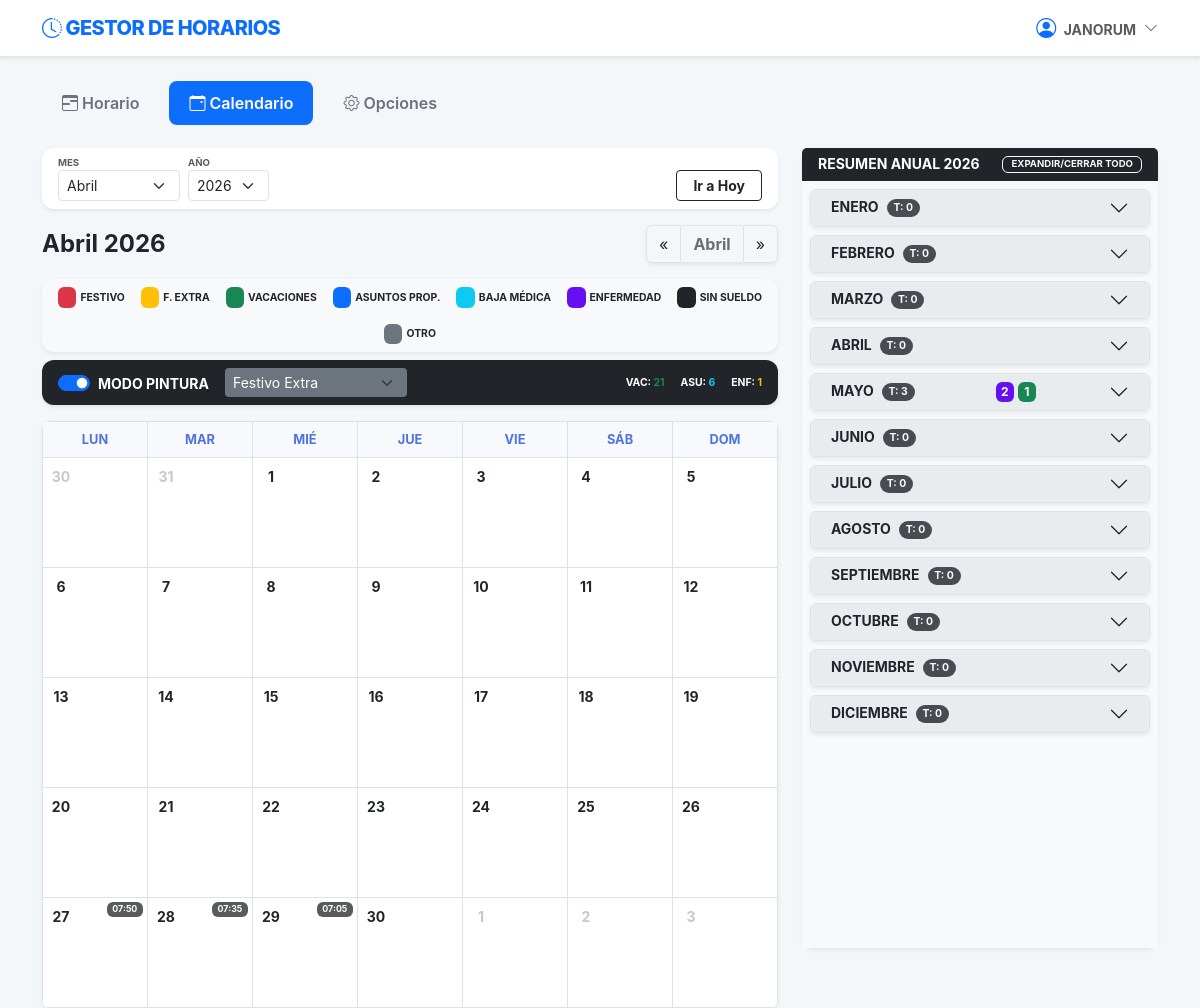
The app's page /calendario/?mes=4&año=2026 (signed in) with its own data.
### apps/opciones/models.py (models this page shows, shortened)
class SaldoDias(models.Model):
    usuario = models.ForeignKey(User, on_delete=models.CASCADE, related_name='saldos')
    anio = models.IntegerField(default=2026)
    vacaciones_libres_totales = models.IntegerField(default=4)
    vacaciones_bloques_totales = models.IntegerField(default=18)
    asuntos_propios_totales = models.IntegerField(default=6)
    enfermedad_sin_justificar_totales = models.IntegerField(default=3)
    vacaciones_libres_disfrutadas = models.IntegerField(default=0)
    vacaciones_bloques_disfrutadas = models.IntegerField(default=0)
    asuntos_disfrutados = models.IntegerField(default=0)
    enfermedad_sin_justificar_disfrutados = models.IntegerField(default=0)
    class Meta:
        unique_together = ['usuario', 'anio']
        verbose_name = "Saldo de Días"
        verbose_name_plural = "Saldos de Días"
    @property
    def vacaciones_totales(self):
        return self.vacaciones_libres_totales + self.vacaciones_bloques_totales
    @property
    def vacaciones_disfrutadas(self):
        return self.vacaciones_libres_disfrutadas + self.vacaciones_bloques_disfrutadas
    @property
    def vacaciones_restantes(self):
        return max(0, self.vacaciones_totales - self.vacaciones_disfrutadas)
    @property
    def asuntos_restantes(self):
        return max(0, self.asuntos_propios_totales - self.asuntos_disfrutados)
    @property
    def enfermedad_sin_justificar_restantes(self):
        return max(0, self.enfermedad_sin_justificar_totales - self.enfermedad_sin_justificar_disfrutados)

### apps/calendario/views.py (the view)
# urls.py: path('', views.CalendarioView.as_view(), name='ver_calendario'),
class CalendarioView(LoginRequiredMixin, View):
    template_name = 'calendario/calendario.html'
    def get(self, request, *args, **kwargs):
        hoy = date.today()
        try:
            año = int(request.GET.get('año', hoy.year))
            mes = int(request.GET.get('mes', hoy.month))
        except ValueError:
            año, mes = hoy.year, hoy.month
        if mes > 12:
            mes = 1
            año += 1
        elif mes < 1:
            mes = 12
            año -= 1
        datos = CalendarioService.obtener_mes(año, mes, request.user)
        nombres_meses = [
            "Enero", "Febrero", "Marzo", "Abril", "Mayo", "Junio",
            "Julio", "Agosto", "Septiembre", "Octubre", "Noviembre", "Diciembre"
        ]
        context = {
            'semanas': datos['semanas'],
            'resumen_anual': datos['resumen_anual'],
            'tipos_opciones': datos['tipos_opciones'],
            'saldo': datos['saldo'],  # Objeto con vacaciones_restantes y asuntos_restantes
            'nombre_mes': nombres_meses[mes-1],
            'año': año,
            'mes': mes,
            'range_años': range(hoy.year - 5, hoy.year + 6),
            'año_hoy': hoy.year,
            'mes_hoy': hoy.month,
            'usuario': request.user,
        }
        return render(request, self.template_name, context)

### apps/calendario/templates/calendario/calendario.html (shortened to what this page needs)
{% extends "base.html" %}
{% block content %}
<div class="row g-4">
    <div class="col-xl-8">
        <div class="card shadow-sm border-0 mb-3 bg-white">
            <div class="card-body py-2">
                <form method="GET" class="row g-2 align-items-center">
                    <div class="col-auto">
                        <label class="small fw-bold text-muted text-uppercase" style="font-size: 0.6rem; display: block;">Mes</label>
                        <select name="mes" class="form-select form-select-sm" onchange="this.form.submit()">
                            <option value="4" {% if mes == 4 %}selected{% endif %}>Abril</option>
                        </select>
                    </div>
                    <div class="col-auto">
                        <label class="small fw-bold text-muted text-uppercase" style="font-size: 0.6rem; display: block;">Año</label>
                        <select name="año" class="form-select form-select-sm" onchange="this.form.submit()">
                            {% for a in range_años %}
                                <option value="{{ a }}" {% if año == a %}selected{% endif %}>{{ a }}</option>
                            {% endfor %}
                        </select>
                    </div>
                    <div class="col-auto ms-auto align-self-end">
                        <a href="?mes={{ mes_hoy }}&año={{ año_hoy }}" class="btn btn-sm btn-outline-dark fw-bold px-3">Ir a Hoy</a>
                    </div>
                </form>
            </div>
        </div>
        <div class="d-flex justify-content-between align-items-center mb-3">
            <h4 class="fw-bold mb-0 text-dark">{{ nombre_mes }} {{ año }}</h4>
            <div class="btn-group shadow-sm">
                <a href="?mes={{ mes|add:'-1' }}&año={{ año }}" class="btn btn-white border">&laquo;</a>
                <button class="btn btn-white border fw-bold" disabled>{{ nombre_mes }}</button>
                <a href="?mes={{ mes|add:'1' }}&año={{ año }}" class="btn btn-white border">&raquo;</a>
            </div>
        </div>
        <div class="card shadow-sm border-0 mb-2 bg-light">
            <div class="card-body p-2 d-flex flex-wrap justify-content-center gap-3">
                <div class="d-flex align-items-center"><span class="badge FESTIVO me-1">&nbsp;</span> <small class="fw-bold" style="font-size: 0.65rem;">FESTIVO</small></div>
                <div class="d-flex align-items-center"><span class="badge FESTIVO_EXTRA me-1">&nbsp;</span> <small class="fw-bold" style="font-size: 0.65rem;">F. EXTRA</small></div>
                <div class="d-flex align-items-center"><span class="badge VACACIONES me-1">&nbsp;</span> <small class="fw-bold" style="font-size: 0.65rem;">VACACIONES</small></div>
                <div class="d-flex align-items-center"><span class="badge ASUNTOS_PROPIOS me-1">&nbsp;</span> <small class="fw-bold" style="font-size: 0.65rem;">ASUNTOS PROP.</small></div>
                <div class="d-flex align-items-center"><span class="badge BAJA me-1">&nbsp;</span> <small class="fw-bold" style="font-size: 0.65rem;">BAJA MÉDICA</small></div>
                <div class="d-flex align-items-center"><span class="badge ENFERMEDAD me-1">&nbsp;</span> <small class="fw-bold" style="font-size: 0.65rem;">ENFERMEDAD</small></div>
                <div class="d-flex align-items-center"><span class="badge SIN_SUELDO me-1">&nbsp;</span> <small class="fw-bold" style="font-size: 0.65rem;">SIN SUELDO</small></div>
                <div class="d-flex align-items-center"><span class="badge OTRO me-1">&nbsp;</span> <small class="fw-bold" style="font-size: 0.65rem;">OTRO</small></div>
            </div>
        </div>
        <div class="card shadow-sm border-0 mb-3 bg-dark text-white">
            <div class="card-body py-2 d-flex align-items-center justify-content-between">
                <div class="d-flex align-items-center gap-3">
                    <div class="form-check form-switch m-0">
                        <input class="form-check-input" type="checkbox" id="switchModoPintar" onchange="toggleModoPintar()" checked>
                        <label class="form-check-label small fw-bold text-uppercase" for="switchModoPintar">Modo Pintura</label>
                    </div>
                    <select id="pincelTipo" class="form-select form-select-sm bg-secondary text-white border-0" style="width: auto;" onchange="resetSeleccionBloque()">
                        {% for valor, etiqueta in tipos_opciones %}
                        <option value="{{ valor }}">{{ etiqueta }}</option>
                        {% endfor %}
                    </select>
                </div>
                <div class="small fw-bold text-uppercase d-flex gap-3" style="font-size: 0.65rem;">
                    <span>VAC: <span id="val-vac" class="text-success">{{ saldo.vacaciones_restantes }}</span></span>
                    <span>ASU: <span id="val-asu" class="text-info">{{ saldo.asuntos_restantes }}</span></span>
                    <span>ENF: <span id="val-enf" class="text-warning">{{ saldo.enfermedad_sin_justificar_restantes }}</span></span>
                </div>
            </div>
        </div>
        <div class="card shadow-sm border-0 rounded-3 overflow-hidden" id="contenedorCalendario">
            <table class="table table-bordered mb-0 text-center" style="table-layout: fixed; user-select: none;">
                <thead class="bg-light small fw-bold text-muted">
                    <tr>
                        <th>LUN</th><th>MAR</th><th>MIÉ</th><th>JUE</th><th>VIE</th><th>SÁB</th><th>DOM</th>
                    </tr>
                </thead>
                <tbody>
                    {% for semana in semanas %}
                    <tr style="height: 110px;">
                        {% for dia in semana %}
                        <td id="celda-{{ dia.fecha }}"
                            class="p-0 position-relative dia-calendario modo-pincel {{ dia.tipo_raw }} {% if not dia.es_mes_actual %}opacity-25{% endif %} {% if dia.es_hoy %}dia-hoy{% endif %}"
                            style="cursor: pointer; vertical-align: top;"
                            data-fecha="{{ dia.fecha }}"
                            data-dia-semana="{{ forloop.counter }}"
                            data-es-oficial="{{ dia.es_oficial|yesno:'true,false' }}"
                            onmousedown="iniciarArrastre(this)"
                            onmouseenter="pintarEnArrastre(this)"
                            onclick="manejadorClickDia(this)">
                            <div class="p-1 h-100 d-flex flex-column text-start pointer-none">
                                <div class="d-flex justify-content-between align-items-start mb-1">
                                    <span class="fw-bold small numero-dia">{{ dia.dia }}</span>
                                    {% if dia.total_str %}
                                        <span class="badge bg-dark opacity-75" style="font-size:0.55rem; color: white !important;">{{ dia.total_str }}</span>
                                    {% endif %}
                                </div>
                            </div>
                        </td>
                        {% endfor %}
                    </tr>
                    {% endfor %}
                </tbody>
            </table>
        </div>
    </div>
    <div class="col-xl-4">
        <div class="card shadow-sm border-0 h-100 d-flex flex-column" style="max-height: 800px;">
            <div class="card-header bg-dark text-white py-2 d-flex justify-content-between align-items-center border-0">
                <h6 class="mb-0 small fw-bold text-uppercase">Resumen Anual {{ año }}</h6>
                <button class="btn btn-xs btn-outline-light py-0 px-2 fw-bold" style="font-size: 0.6rem;" onclick="toggleTodosAcordeones()">
                    EXPANDIR/CERRAR TODO
                </button>
            </div>
            <div class="card-body p-0 overflow-auto bg-light">
                <div class="accordion accordion-flush p-2" id="accFestivos">
                    {% for mes_nombre, info in resumen_anual.items %}
                    <div class="accordion-item border rounded shadow-sm mb-2 overflow-hidden item-mes-resumen" id="mes-resumen-{{ forloop.counter }}">
                        <h2 class="accordion-header">
                            <button class="accordion-button collapsed py-2 d-flex align-items-center bg-custom-mes text-dark shadow-none border-0" type="button" data-bs-toggle="collapse" data-bs-target="#m{{ forloop.counter }}">
                                <span class="fw-bold small me-2">{{ mes_nombre|upper }}</span>
                                <span class="badge bg-dark rounded-pill me-auto badge-total" style="font-size: 0.65rem; opacity: 0.8; color: white !important;">T: {{ info.eventos|length }}</span>
                                <div class="d-flex gap-1 ms-2 container-badges">
                                    {% for tipo, cantidad in info.conteos.items %}
                                        <span class="badge {{ tipo }} p-1 badge-conteo" data-tipo="{{ tipo }}" style="min-width: 18px;">{{ cantidad }}</span>
                                    {% endfor %}
                                </div>
                            </button>
                        </h2>
                    </div>
                    {% endfor %}
                </div>
            </div>
        </div>
    </div>
</div>
{% endblock %}

### templates/base.html (shortened to what this page needs)
<!DOCTYPE html>
<html lang="es">
<head>
    <link href="https://cdn.jsdelivr.net/npm/bootstrap@5.3.0/dist/css/bootstrap.min.css" rel="stylesheet">
    <link rel="stylesheet" href="https://cdn.jsdelivr.net/npm/bootstrap-icons@1.11.0/font/bootstrap-icons.css">
</head>
<body>
<nav class="navbar navbar-expand-lg navbar-light mb-4 shadow-sm">
    <div class="container">
        <a class="navbar-brand" href="{% if user.is_authenticated %}{% url 'horario:ver_horario' %}{% else %}{% url 'login' %}{% endif %}">
            <i class="bi bi-clock-history"></i> GESTOR DE HORARIOS
        </a>
        <div class="ms-auto d-flex align-items-center">
            {% if user.is_authenticated %}
                <div class="dropdown user-dropdown">
                    <a class="dropdown-toggle d-flex align-items-center text-muted" id="userMenu" data-bs-toggle="dropdown" aria-expanded="false">
                        <span class="small fw-bold text-uppercase me-2">
                            <i class="bi bi-person-circle text-primary fs-5 me-1"></i> {{ user.username }}
                        </span>
                        <i class="bi bi-chevron-down small"></i>
                    </a>
                </div>
            {% else %}
                <a href="{% url 'login' %}" class="btn btn-sm btn-primary fw-bold px-4">ENTRAR</a>
            {% endif %}
        </div>
    </div>
</nav>
<div class="container">
    {% if user.is_authenticated %}
    <ul class="nav nav-tabs mb-4" id="mainTabs">
        <li class="nav-item">
            <a class="nav-link {% if request.resolver_match.app_name == 'horario' %}active{% endif %}"
               href="{% url 'horario:ver_horario' %}">
               <i class="bi bi-calendar3-range"></i> Horario
            </a>
        </li>
        <li class="nav-item">
            <a class="nav-link {% if request.resolver_match.app_name == 'calendario' %}active{% endif %}"
               href="{% url 'calendario:ver_calendario' %}">
               <i class="bi bi-calendar-event"></i> Calendario
            </a>
        </li>
        <li class="nav-item">
            <a class="nav-link {% if request.resolver_match.app_name == 'opciones' and request.resolver_match.url_name != 'perfil' %}active{% endif %}"
               href="{% url 'opciones:main' %}">
                <i class="bi bi-gear"></i> Opciones
            </a>
        </li>
    </ul>
    {% endif %}
    {% block content %}{% endblock %}
</div>
</body>
</html>

### records on screen
SaldoDias: vacaciones_restantes "21", asuntos_restantes "6", enfermedad_sin_justificar_restantes "1"

### other values on screen
{{ user.username }} "JANORUM"
{{ nombre_mes }} "Abril"
{{ año }} "2026"
{{ dia.dia }} "30" "31" "1" "2" "3" "4" "5" "6" "7" "8" "9" "10" "11" "12" "13" "14" "15" "16" "17" "18" "19" "20" "21" "22" "23" "24" "25" "26" "27" "28" "29" "30" "1" "2" "3"
{{ dia.total_str }} "07:50" "07:35" "07:05"
{{ mes_nombre|upper }} "ENERO" "FEBRERO" "MARZO" "ABRIL" "MAYO" "JUNIO" "JULIO" "AGOSTO" "SEPTIEMBRE" "OCTUBRE" "NOVIEMBRE" "DICIEMBRE"
{{ info.eventos|length }} "0" "0" "0" "0" "3" "0" "0" "0" "0" "0" "0" "0"
{{ cantidad }} "2" "1"
form field año "2026"
form field value "Festivo Extra"
